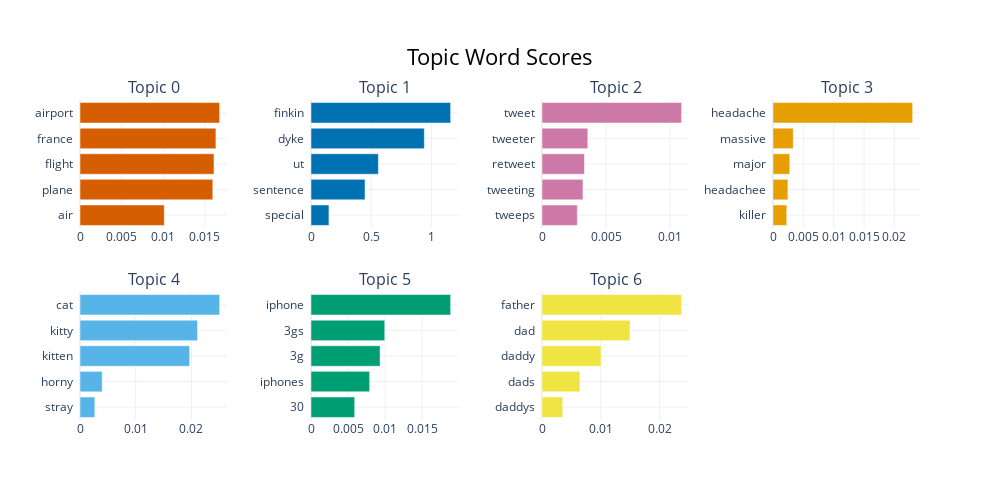

Source (notebook cell):
### Code cell
model.visualize_barchart(top_n_topics = 7)

### Figure 1 — Plotly figure (JSON) as saved in the notebook; plotly's stock layout.template omitted (floating-point values rounded to 4 significant figures)
{"data": [{"marker": {"color": "#D55E00"}, "orientation": "h", "type": "bar", "x": [0.01012, 0.01594, 0.01609, 0.01632, 0.01677], "xaxis": "x", "y": ["air  ", "plane  ", "flight  ", "france  ", "airport  "], "yaxis": "y"}, {"marker": {"color": "#0072B2"}, "orientation": "h", "type": "bar", "x": [0.1489, 0.4485, 0.5593, 0.9409, 1.159], "xaxis": "x2", "y": ["special  ", "sentence  ", "ut  ", "dyke  ", "finkin  "], "yaxis": "y2"}, {"marker": {"color": "#CC79A7"}, "orientation": "h", "type": "bar", "x": [0.00276, 0.003201, 0.00332, 0.003579, 0.01091], "xaxis": "x3", "y": ["tweeps  ", "tweeting  ", "retweet  ", "tweeter  ", "tweet  "], "yaxis": "y3"}, {"marker": {"color": "#E69F00"}, "orientation": "h", "type": "bar", "x": [0.002265, 0.002457, 0.002761, 0.003336, 0.023], "xaxis": "x4", "y": ["killer  ", "headachee  ", "major  ", "massive  ", "headache  "], "yaxis": "y4"}, {"marker": {"color": "#56B4E9"}, "orientation": "h", "type": "bar", "x": [0.00266, 0.003987, 0.01968, 0.0211, 0.02507], "xaxis": "x5", "y": ["stray  ", "horny  ", "kitten  ", "kitty  ", "cat  "], "yaxis": "y5"}, {"marker": {"color": "#009E73"}, "orientation": "h", "type": "bar", "x": [0.005903, 0.007929, 0.009335, 0.009967, 0.01887], "xaxis": "x6", "y": ["30  ", "iphones  ", "3g  ", "3gs  ", "iphone  "], "yaxis": "y6"}, {"marker": {"color": "#F0E442"}, "orientation": "h", "type": "bar", "x": [0.003528, 0.006452, 0.01005, 0.01497, 0.02377], "xaxis": "x7", "y": ["daddys  ", "dads  ", "daddy  ", "dad  ", "father  "], "yaxis": "y7"}], "layout": {"annotations": [{"font": {"size": 16}, "showarrow": false, "text": "Topic 0", "x": 0.0875, "xanchor": "center", "xref": "paper", "y": 1, "yanchor": "bottom", "yref": "paper"}, {"font": {"size": 16}, "showarrow": false, "text": "Topic 1", "x": 0.3625, "xanchor": "center", "xref": "paper", "y": 1, "yanchor": "bottom", "yref": "paper"}, {"font": {"size": 16}, "showarrow": false, "text": "Topic 2", "x": 0.6375, "xanchor": "center", "xref": "paper", "y": 1, "yanchor": "bottom", "yref": "paper"}, {"font": {"size": 16}, "showarrow": false, "text": "Topic 3", "x": 0.9125, "xanchor": "center", "xref": "paper", "y": 1, "yanchor": "bottom", "yref": "paper"}, {"font": {"size": 16}, "showarrow": false, "text": "Topic 4", "x": 0.0875, "xanchor": "center", "xref": "paper", "y": 0.4, "yanchor": "bottom", "yref": "paper"}, {"font": {"size": 16}, "showarrow": false, "text": "Topic 5", "x": 0.3625, "xanchor": "center", "xref": "paper", "y": 0.4, "yanchor": "bottom", "yref": "paper"}, {"font": {"size": 16}, "showarrow": false, "text": "Topic 6", "x": 0.6375, "xanchor": "center", "xref": "paper", "y": 0.4, "yanchor": "bottom", "yref": "paper"}], "height": 500, "hoverlabel": {"bgcolor": "white", "font": {"family": "Rockwell", "size": 16}}, "showlegend": false, "title": {"font": {"color": "Black", "size": 22}, "text": "Topic Word Scores", "x": 0.5, "xanchor": "center", "yanchor": "top"}, "width": 1000, "xaxis": {"anchor": "y", "domain": [0, 0.175], "showgrid": true}, "xaxis2": {"anchor": "y2", "domain": [0.275, 0.45], "showgrid": true}, "xaxis3": {"anchor": "y3", "domain": [0.55, 0.725], "showgrid": true}, "xaxis4": {"anchor": "y4", "domain": [0.825, 1], "showgrid": true}, "xaxis5": {"anchor": "y5", "domain": [0, 0.175], "showgrid": true}, "xaxis6": {"anchor": "y6", "domain": [0.275, 0.45], "showgrid": true}, "xaxis7": {"anchor": "y7", "domain": [0.55, 0.725], "showgrid": true}, "xaxis8": {"anchor": "y8", "domain": [0.825, 1], "showgrid": true}, "yaxis": {"anchor": "x", "domain": [0.6, 1], "showgrid": true}, "yaxis2": {"anchor": "x2", "domain": [0.6, 1], "showgrid": true}, "yaxis3": {"anchor": "x3", "domain": [0.6, 1], "showgrid": true}, "yaxis4": {"anchor": "x4", "domain": [0.6, 1], "showgrid": true}, "yaxis5": {"anchor": "x5", "domain": [0, 0.4], "showgrid": true}, "yaxis6": {"anchor": "x6", "domain": [0, 0.4], "showgrid": true}, "yaxis7": {"anchor": "x7", "domain": [0, 0.4], "showgrid": true}, "yaxis8": {"anchor": "x8", "domain": [0, 0.4], "showgrid": true}}}
